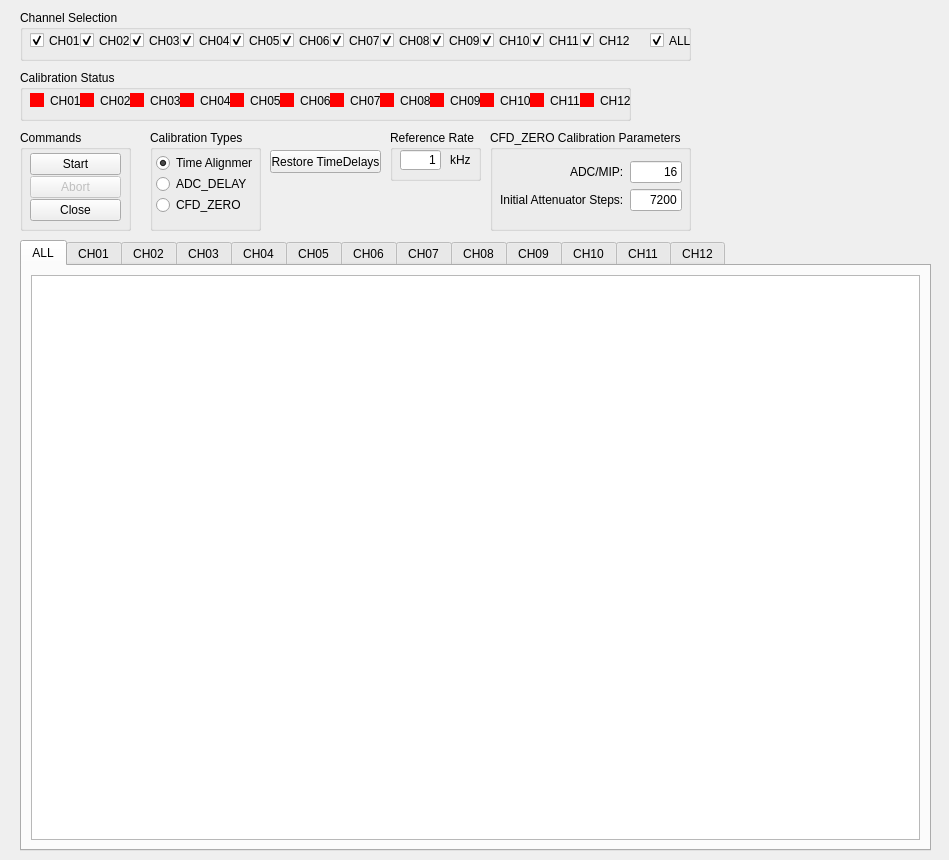
<?xml version="1.0" encoding="UTF-8"?>
<ui version="4.0">
 <class>CalibrationWindow</class>
 <widget class="QWidget" name="CalibrationWindow">
  <property name="geometry">
   <rect>
    <x>0</x>
    <y>0</y>
    <width>949</width>
    <height>860</height>
   </rect>
  </property>
  <property name="sizePolicy">
   <sizepolicy hsizetype="Preferred" vsizetype="Preferred">
    <horstretch>0</horstretch>
    <verstretch>0</verstretch>
   </sizepolicy>
  </property>
  <property name="minimumSize">
   <size>
    <width>949</width>
    <height>860</height>
   </size>
  </property>
  <property name="windowTitle">
   <string>Calibration</string>
  </property>
  <widget class="QGroupBox" name="groupChannelSelect">
   <property name="geometry">
    <rect>
     <x>20</x>
     <y>10</y>
     <width>671</width>
     <height>51</height>
    </rect>
   </property>
   <property name="title">
    <string>Channel Selection</string>
   </property>
   <widget class="QCheckBox" name="checkBoxCH01">
    <property name="geometry">
     <rect>
      <x>10</x>
      <y>20</y>
      <width>51</width>
      <height>21</height>
     </rect>
    </property>
    <property name="text">
     <string>CH01</string>
    </property>
    <property name="checked">
     <bool>true</bool>
    </property>
   </widget>
   <widget class="QCheckBox" name="checkBoxCH02">
    <property name="geometry">
     <rect>
      <x>60</x>
      <y>20</y>
      <width>51</width>
      <height>21</height>
     </rect>
    </property>
    <property name="text">
     <string>CH02</string>
    </property>
    <property name="checked">
     <bool>true</bool>
    </property>
   </widget>
   <widget class="QCheckBox" name="checkBoxCH03">
    <property name="geometry">
     <rect>
      <x>110</x>
      <y>20</y>
      <width>51</width>
      <height>21</height>
     </rect>
    </property>
    <property name="text">
     <string>CH03</string>
    </property>
    <property name="checked">
     <bool>true</bool>
    </property>
   </widget>
   <widget class="QCheckBox" name="checkBoxCH04">
    <property name="geometry">
     <rect>
      <x>160</x>
      <y>20</y>
      <width>51</width>
      <height>21</height>
     </rect>
    </property>
    <property name="text">
     <string>CH04</string>
    </property>
    <property name="checked">
     <bool>true</bool>
    </property>
   </widget>
   <widget class="QCheckBox" name="checkBoxCH05">
    <property name="geometry">
     <rect>
      <x>210</x>
      <y>20</y>
      <width>51</width>
      <height>21</height>
     </rect>
    </property>
    <property name="text">
     <string>CH05</string>
    </property>
    <property name="checked">
     <bool>true</bool>
    </property>
   </widget>
   <widget class="QCheckBox" name="checkBoxCH06">
    <property name="geometry">
     <rect>
      <x>260</x>
      <y>20</y>
      <width>51</width>
      <height>21</height>
     </rect>
    </property>
    <property name="text">
     <string>CH06</string>
    </property>
    <property name="checked">
     <bool>true</bool>
    </property>
   </widget>
   <widget class="QCheckBox" name="checkBoxCH07">
    <property name="geometry">
     <rect>
      <x>310</x>
      <y>20</y>
      <width>51</width>
      <height>21</height>
     </rect>
    </property>
    <property name="text">
     <string>CH07</string>
    </property>
    <property name="checked">
     <bool>true</bool>
    </property>
   </widget>
   <widget class="QCheckBox" name="checkBoxCH08">
    <property name="geometry">
     <rect>
      <x>360</x>
      <y>20</y>
      <width>51</width>
      <height>21</height>
     </rect>
    </property>
    <property name="text">
     <string>CH08</string>
    </property>
    <property name="checked">
     <bool>true</bool>
    </property>
   </widget>
   <widget class="QCheckBox" name="checkBoxCH09">
    <property name="geometry">
     <rect>
      <x>410</x>
      <y>20</y>
      <width>51</width>
      <height>21</height>
     </rect>
    </property>
    <property name="text">
     <string>CH09</string>
    </property>
    <property name="checked">
     <bool>true</bool>
    </property>
   </widget>
   <widget class="QCheckBox" name="checkBoxCH10">
    <property name="geometry">
     <rect>
      <x>460</x>
      <y>20</y>
      <width>51</width>
      <height>21</height>
     </rect>
    </property>
    <property name="text">
     <string>CH10</string>
    </property>
    <property name="checked">
     <bool>true</bool>
    </property>
   </widget>
   <widget class="QCheckBox" name="checkBoxCH11">
    <property name="geometry">
     <rect>
      <x>510</x>
      <y>20</y>
      <width>51</width>
      <height>21</height>
     </rect>
    </property>
    <property name="text">
     <string>CH11</string>
    </property>
    <property name="checked">
     <bool>true</bool>
    </property>
   </widget>
   <widget class="QCheckBox" name="checkBoxCH12">
    <property name="geometry">
     <rect>
      <x>560</x>
      <y>20</y>
      <width>51</width>
      <height>21</height>
     </rect>
    </property>
    <property name="text">
     <string>CH12</string>
    </property>
    <property name="checked">
     <bool>true</bool>
    </property>
   </widget>
   <widget class="QCheckBox" name="checkBoxCHALL">
    <property name="geometry">
     <rect>
      <x>630</x>
      <y>20</y>
      <width>51</width>
      <height>21</height>
     </rect>
    </property>
    <property name="text">
     <string>ALL</string>
    </property>
    <property name="checked">
     <bool>true</bool>
    </property>
   </widget>
  </widget>
  <widget class="QGroupBox" name="groupParametersCFD_ZERO">
   <property name="geometry">
    <rect>
     <x>490</x>
     <y>130</y>
     <width>201</width>
     <height>101</height>
    </rect>
   </property>
   <property name="title">
    <string>CFD_ZERO Calibration Parameters</string>
   </property>
   <widget class="QWidget" name="formLayoutWidget">
    <property name="geometry">
     <rect>
      <x>10</x>
      <y>20</y>
      <width>182</width>
      <height>71</height>
     </rect>
    </property>
    <layout class="QFormLayout" name="formLayout">
     <property name="labelAlignment">
      <set>Qt::AlignRight|Qt::AlignTrailing|Qt::AlignVCenter</set>
     </property>
     <property name="formAlignment">
      <set>Qt::AlignLeading|Qt::AlignLeft|Qt::AlignVCenter</set>
     </property>
     <item row="0" column="0">
      <widget class="QLabel" name="aDCMIPLabel">
       <property name="text">
        <string>ADC/MIP:</string>
       </property>
      </widget>
     </item>
     <item row="0" column="1">
      <widget class="QLineEdit" name="lineEditADCpMIP">
       <property name="text">
        <string>16</string>
       </property>
       <property name="alignment">
        <set>Qt::AlignRight|Qt::AlignTrailing|Qt::AlignVCenter</set>
       </property>
       <property name="placeholderText">
        <string/>
       </property>
      </widget>
     </item>
     <item row="1" column="0">
      <widget class="QLabel" name="attenuatorStepsLabel">
       <property name="text">
        <string>Initial Attenuator Steps:</string>
       </property>
      </widget>
     </item>
     <item row="1" column="1">
      <widget class="QLineEdit" name="lineEditInitAttenSteps">
       <property name="text">
        <string>7200</string>
       </property>
       <property name="maxLength">
        <number>5</number>
       </property>
       <property name="alignment">
        <set>Qt::AlignRight|Qt::AlignTrailing|Qt::AlignVCenter</set>
       </property>
      </widget>
     </item>
    </layout>
   </widget>
  </widget>
  <widget class="QGroupBox" name="groupChannelStatus">
   <property name="geometry">
    <rect>
     <x>20</x>
     <y>70</y>
     <width>611</width>
     <height>51</height>
    </rect>
   </property>
   <property name="title">
    <string>Calibration Status</string>
   </property>
   <widget class="QCheckBox" name="statusCH01">
    <property name="geometry">
     <rect>
      <x>10</x>
      <y>20</y>
      <width>51</width>
      <height>21</height>
     </rect>
    </property>
    <property name="styleSheet">
     <string notr="true">QCheckBox::indicator {background-color:red;}</string>
    </property>
    <property name="text">
     <string>CH01</string>
    </property>
    <property name="checkable">
     <bool>false</bool>
    </property>
    <property name="tristate">
     <bool>false</bool>
    </property>
   </widget>
   <widget class="QCheckBox" name="statusCH02">
    <property name="geometry">
     <rect>
      <x>60</x>
      <y>20</y>
      <width>51</width>
      <height>21</height>
     </rect>
    </property>
    <property name="styleSheet">
     <string notr="true">QCheckBox::indicator {background-color:red;}</string>
    </property>
    <property name="text">
     <string>CH02</string>
    </property>
   </widget>
   <widget class="QCheckBox" name="statusCH03">
    <property name="geometry">
     <rect>
      <x>110</x>
      <y>20</y>
      <width>51</width>
      <height>21</height>
     </rect>
    </property>
    <property name="styleSheet">
     <string notr="true">QCheckBox::indicator {background-color:red;}</string>
    </property>
    <property name="text">
     <string>CH03</string>
    </property>
   </widget>
   <widget class="QCheckBox" name="statusCH04">
    <property name="geometry">
     <rect>
      <x>160</x>
      <y>20</y>
      <width>51</width>
      <height>21</height>
     </rect>
    </property>
    <property name="styleSheet">
     <string notr="true">QCheckBox::indicator {background-color:red;}</string>
    </property>
    <property name="text">
     <string>CH04</string>
    </property>
   </widget>
   <widget class="QCheckBox" name="statusCH05">
    <property name="geometry">
     <rect>
      <x>210</x>
      <y>20</y>
      <width>51</width>
      <height>21</height>
     </rect>
    </property>
    <property name="styleSheet">
     <string notr="true">QCheckBox::indicator {background-color:red;}</string>
    </property>
    <property name="text">
     <string>CH05</string>
    </property>
   </widget>
   <widget class="QCheckBox" name="statusCH06">
    <property name="geometry">
     <rect>
      <x>260</x>
      <y>20</y>
      <width>51</width>
      <height>21</height>
     </rect>
    </property>
    <property name="styleSheet">
     <string notr="true">QCheckBox::indicator {background-color:red;}</string>
    </property>
    <property name="text">
     <string>CH06</string>
    </property>
   </widget>
   <widget class="QCheckBox" name="statusCH07">
    <property name="geometry">
     <rect>
      <x>310</x>
      <y>20</y>
      <width>51</width>
      <height>21</height>
     </rect>
    </property>
    <property name="styleSheet">
     <string notr="true">QCheckBox::indicator {background-color:red;}</string>
    </property>
    <property name="text">
     <string>CH07</string>
    </property>
   </widget>
   <widget class="QCheckBox" name="statusCH08">
    <property name="geometry">
     <rect>
      <x>360</x>
      <y>20</y>
      <width>51</width>
      <height>21</height>
     </rect>
    </property>
    <property name="styleSheet">
     <string notr="true">QCheckBox::indicator {background-color:red;}</string>
    </property>
    <property name="text">
     <string>CH08</string>
    </property>
   </widget>
   <widget class="QCheckBox" name="statusCH09">
    <property name="geometry">
     <rect>
      <x>410</x>
      <y>20</y>
      <width>51</width>
      <height>21</height>
     </rect>
    </property>
    <property name="styleSheet">
     <string notr="true">QCheckBox::indicator {background-color:red;}</string>
    </property>
    <property name="text">
     <string>CH09</string>
    </property>
   </widget>
   <widget class="QCheckBox" name="statusCH10">
    <property name="geometry">
     <rect>
      <x>460</x>
      <y>20</y>
      <width>51</width>
      <height>21</height>
     </rect>
    </property>
    <property name="styleSheet">
     <string notr="true">QCheckBox::indicator {background-color:red;}</string>
    </property>
    <property name="text">
     <string>CH10</string>
    </property>
   </widget>
   <widget class="QCheckBox" name="statusCH11">
    <property name="geometry">
     <rect>
      <x>510</x>
      <y>20</y>
      <width>51</width>
      <height>21</height>
     </rect>
    </property>
    <property name="styleSheet">
     <string notr="true">QCheckBox::indicator {background-color:red;}</string>
    </property>
    <property name="text">
     <string>CH11</string>
    </property>
   </widget>
   <widget class="QCheckBox" name="statusCH12">
    <property name="geometry">
     <rect>
      <x>560</x>
      <y>20</y>
      <width>51</width>
      <height>21</height>
     </rect>
    </property>
    <property name="styleSheet">
     <string notr="true">QCheckBox::indicator {background-color:red;}</string>
    </property>
    <property name="text">
     <string>CH12</string>
    </property>
   </widget>
  </widget>
  <widget class="QGroupBox" name="groupCommands">
   <property name="geometry">
    <rect>
     <x>20</x>
     <y>130</y>
     <width>111</width>
     <height>101</height>
    </rect>
   </property>
   <property name="title">
    <string>Commands</string>
   </property>
   <widget class="QWidget" name="verticalLayoutWidget">
    <property name="geometry">
     <rect>
      <x>10</x>
      <y>20</y>
      <width>91</width>
      <height>77</height>
     </rect>
    </property>
    <layout class="QVBoxLayout" name="verticalLayout">
     <property name="spacing">
      <number>1</number>
     </property>
     <property name="topMargin">
      <number>3</number>
     </property>
     <property name="bottomMargin">
      <number>3</number>
     </property>
     <item>
      <widget class="QPushButton" name="pushButtonStart">
       <property name="text">
        <string>Start</string>
       </property>
      </widget>
     </item>
     <item>
      <widget class="QPushButton" name="pushButtonAbort">
       <property name="enabled">
        <bool>false</bool>
       </property>
       <property name="text">
        <string>Abort</string>
       </property>
      </widget>
     </item>
     <item>
      <widget class="QPushButton" name="pushButtonClose">
       <property name="text">
        <string>Close</string>
       </property>
      </widget>
     </item>
    </layout>
   </widget>
  </widget>
  <widget class="QGroupBox" name="groupCalibrationTypes">
   <property name="geometry">
    <rect>
     <x>150</x>
     <y>130</y>
     <width>111</width>
     <height>101</height>
    </rect>
   </property>
   <property name="title">
    <string>Calibration Types</string>
   </property>
   <widget class="QWidget" name="verticalLayoutWidget_4">
    <property name="geometry">
     <rect>
      <x>0</x>
      <y>20</y>
      <width>102</width>
      <height>71</height>
     </rect>
    </property>
    <layout class="QVBoxLayout" name="verticalLayout_4">
     <property name="spacing">
      <number>1</number>
     </property>
     <property name="leftMargin">
      <number>6</number>
     </property>
     <property name="topMargin">
      <number>3</number>
     </property>
     <property name="bottomMargin">
      <number>3</number>
     </property>
     <item>
      <widget class="QRadioButton" name="radioButtonTimeAlign">
       <property name="text">
        <string>Time Alignment</string>
       </property>
       <property name="checked">
        <bool>true</bool>
       </property>
      </widget>
     </item>
     <item>
      <widget class="QRadioButton" name="radioButtonADC_DELAY">
       <property name="text">
        <string>ADC_DELAY</string>
       </property>
      </widget>
     </item>
     <item>
      <widget class="QRadioButton" name="radioButtonCFD_ZERO">
       <property name="text">
        <string>CFD_ZERO</string>
       </property>
      </widget>
     </item>
    </layout>
   </widget>
  </widget>
  <widget class="QTabWidget" name="tabWidget">
   <property name="enabled">
    <bool>true</bool>
   </property>
   <property name="geometry">
    <rect>
     <x>20</x>
     <y>240</y>
     <width>911</width>
     <height>611</height>
    </rect>
   </property>
   <property name="currentIndex">
    <number>0</number>
   </property>
   <widget class="QWidget" name="tabALL">
    <attribute name="title">
     <string>ALL</string>
    </attribute>
    <layout class="QVBoxLayout" name="verticalLayout_2">
     <item>
      <widget class="QPlainTextEdit" name="plainTextEditALL">
       <property name="sizePolicy">
        <sizepolicy hsizetype="Preferred" vsizetype="Expanding">
         <horstretch>0</horstretch>
         <verstretch>0</verstretch>
        </sizepolicy>
       </property>
       <property name="readOnly">
        <bool>true</bool>
       </property>
       <property name="textInteractionFlags">
        <set>Qt::NoTextInteraction</set>
       </property>
      </widget>
     </item>
    </layout>
   </widget>
   <widget class="QWidget" name="tabCH01">
    <attribute name="title">
     <string>CH01</string>
    </attribute>
   </widget>
   <widget class="QWidget" name="tabCH02">
    <attribute name="title">
     <string>CH02</string>
    </attribute>
   </widget>
   <widget class="QWidget" name="tabCH03">
    <attribute name="title">
     <string>CH03</string>
    </attribute>
   </widget>
   <widget class="QWidget" name="tabCH04">
    <attribute name="title">
     <string>CH04</string>
    </attribute>
   </widget>
   <widget class="QWidget" name="tabCH05">
    <attribute name="title">
     <string>CH05</string>
    </attribute>
   </widget>
   <widget class="QWidget" name="tabCH06">
    <attribute name="title">
     <string>CH06</string>
    </attribute>
   </widget>
   <widget class="QWidget" name="tabCH07">
    <attribute name="title">
     <string>CH07</string>
    </attribute>
   </widget>
   <widget class="QWidget" name="tabCH08">
    <attribute name="title">
     <string>CH08</string>
    </attribute>
   </widget>
   <widget class="QWidget" name="tabCH09">
    <attribute name="title">
     <string>CH09</string>
    </attribute>
   </widget>
   <widget class="QWidget" name="tabCH10">
    <attribute name="title">
     <string>CH10</string>
    </attribute>
   </widget>
   <widget class="QWidget" name="tabCH11">
    <attribute name="title">
     <string>CH11</string>
    </attribute>
   </widget>
   <widget class="QWidget" name="tabCH12">
    <attribute name="title">
     <string>CH12</string>
    </attribute>
   </widget>
  </widget>
  <widget class="QPushButton" name="pushButtonRestoreTimeDelays">
   <property name="enabled">
    <bool>true</bool>
   </property>
   <property name="geometry">
    <rect>
     <x>270</x>
     <y>150</y>
     <width>111</width>
     <height>23</height>
    </rect>
   </property>
   <property name="text">
    <string>Restore TimeDelays</string>
   </property>
  </widget>
  <widget class="QGroupBox" name="groupBoxRefRate">
   <property name="geometry">
    <rect>
     <x>390</x>
     <y>130</y>
     <width>91</width>
     <height>51</height>
    </rect>
   </property>
   <property name="title">
    <string>Reference Rate</string>
   </property>
   <widget class="QLineEdit" name="lineEditRefRatekHz">
    <property name="geometry">
     <rect>
      <x>10</x>
      <y>20</y>
      <width>41</width>
      <height>20</height>
     </rect>
    </property>
    <property name="text">
     <string>1</string>
    </property>
    <property name="alignment">
     <set>Qt::AlignRight|Qt::AlignTrailing|Qt::AlignVCenter</set>
    </property>
   </widget>
   <widget class="QLabel" name="label">
    <property name="geometry">
     <rect>
      <x>60</x>
      <y>20</y>
      <width>21</width>
      <height>20</height>
     </rect>
    </property>
    <property name="text">
     <string>kHz</string>
    </property>
   </widget>
  </widget>
 </widget>
 <resources/>
 <connections/>
</ui>
